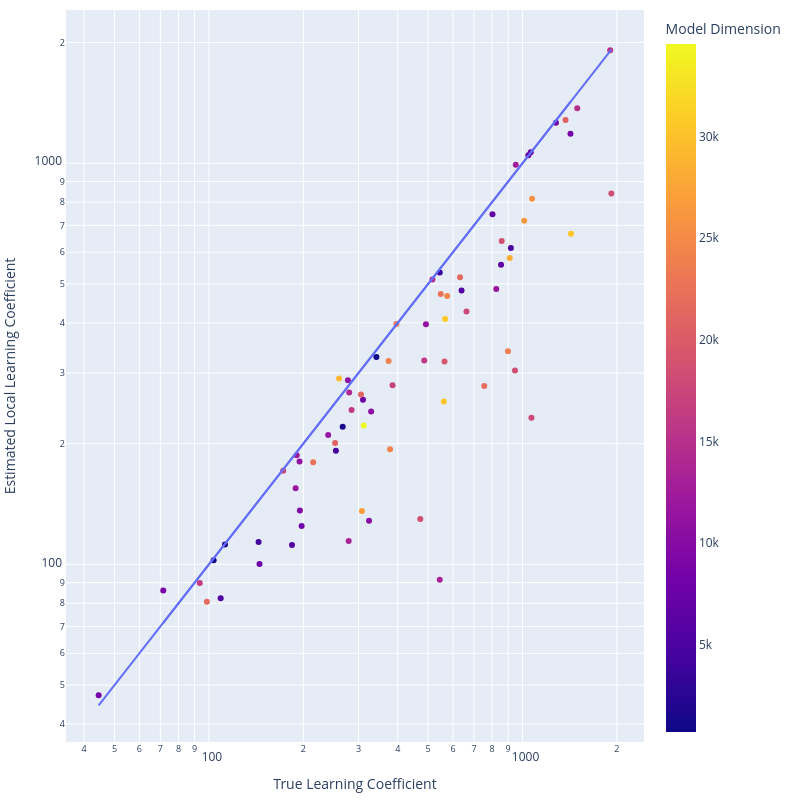

The cell this chart's notebook holds for it:
### Code cell
df = df_data
fig = px.scatter(
    df, 
    x="true_lambda", 
    y="lambdahat_with_burnin", 
    # color="functional_rank",
    # color="true_multiplicity",
    # color="avg_width",
    color="model_dim",
    # color="num_layers",
    # size="num_layers",
    # size="true_rank",
    labels={
        "true_lambda": "True Learning Coefficient",
        "lambdahat": "Estimated Local Learning Coefficient",
        "model_dim": "Model Dimension",
        "num_layers": "Number of Layers",
        "true_rank": "True Rank"
    },
    # title="Scatter Plot of True Lambda vs Lambdahat"
)

# Add the y=x line
sorted_true_lambda = sorted(df["true_lambda"])
fig.add_trace(
    px.line(
        x=sorted_true_lambda, 
        y=sorted_true_lambda
    ).data[0]
)

# Update the layout
fig.update_layout(
    xaxis_title="True Learning Coefficient",
    yaxis_title="Estimated Local Learning Coefficient",
    legend_title="Legend",
    margin=dict(l=40, r=10, t=10, b=40),
    width=800,
    height=800, 
    yaxis_type="log", 
    xaxis_type="log",

)

fileprefix = f"lambdahat_vs_lambda_with_modeldim_{EXPT_NAME}"
pio.write_html(fig, f'./outputs/images/{fileprefix}.html')
pio.write_image(fig, f"./outputs/images/{fileprefix}.png")
# ! open $filepath
fig

### Figure 1 — Plotly figure (JSON) as saved in the notebook; plotly's stock layout.template omitted (floating-point values rounded to 4 significant figures)
{"data": [{"hovertemplate": "True Learning Coefficient=%{x}<br>lambdahat_with_burnin=%{y}<br>Model Dimension=%{marker.color}<extra></extra>", "legendgroup": "", "marker": {"color": [12073, 8886, 34537, 4334, 5476, 10386, 20700, 16396, 22856, 19408, 18705, 30294, 8512, 10624, 26763, 12637, 5485, 6956, 20713, 8562, 10592, 11875, 13315, 16145, 30708, 7806, 17169, null, 3615, 21459, 768, 29229, 4604, 11150, 21671, 26439, 28365, 24516, 10830, 23725, 14740, 9783, 11580, 8359, 18354, 7637, 4617, 22074, 7505, 24086, 1666, 8031, 14012, 17567, 18392, 17811, 1713, 6791, 14611, 30160, 15193, 720, 7008, 24124, 18353, 17710, 11445, 22642, 5336, 13345, 22374, 15986, 25624, 21063], "coloraxis": "coloraxis", "symbol": "circle"}, "mode": "markers", "name": "", "orientation": "v", "showlegend": false, "type": "scatter", "x": [190.5, 71.5, 311.5, 254, 184, 324, 252.5, 93.5, 396, 564, 858, 1428.0, 1422, 329, 307.5, 951.5, 639, 1044, 1371, 1278, 277.5, 189, 544.5, 285, 566.5, 145, 385, null, 544.5, 632, 103.5, 260, 144, 492, 98.5, 1012.0, 910.5, 575, 194.5, 898.5, 1494.0, 195, 240, 44.5, 1920.0, 310, 918, 755, 1062, 374, 112.5, 197.5, 280, 172.5, 472, 1068.0, 267, 854, 516, 561, 1903, 342, 802, 378, 946, 662.5, 824.5, 548.5, 109, 279, 215, 486, 1072.0, 305.5], "xaxis": "x", "y": [187.0, 86.12, 221.8, 191.8, 111.8, 128.4, 200.8, 89.85, 397.2, 320.4, 639.9, 667.0, 1184.0, 240.5, 135.9, 990.7, 482.0, 1047.0, 1281.0, 1261.0, 287.9, 154.8, 91.51, 242.5, 409.0, 100.2, 279.6, 109.0, 534.5, 519.7, 102.3, 290.4, 113.6, 396.6, 80.67, 718.6, 580.4, 466.5, 180.4, 340.0, 1370.0, 136.2, 210.1, 47.17, 840.3, 257.3, 614.6, 278.3, 1065.0, 321.1, 112.1, 124.7, 268.1, 171.2, 129.8, 232.1, 220.5, 558.0, 513.3, 254.8, 1912.0, 328.7, 746.2, 193.5, 304.2, 426.8, 485.9, 472.3, 82.3, 114.3, 179.7, 322.3, 815.2, 265.2], "yaxis": "y"}, {"hovertemplate": "x=%{x}<br>y=%{y}<extra></extra>", "legendgroup": "", "line": {"color": "#636efa", "dash": "solid"}, "marker": {"symbol": "circle"}, "mode": "lines", "name": "", "orientation": "v", "showlegend": false, "type": "scatter", "x": [71.5, 93.5, 98.5, 103.5, 144, 145, 184, 189, 190.5, 252.5, 254, 260, 277.5, 285, 307.5, 311.5, 324, 329, 385, 396, 492, 544.5, 544.5, 564, 566.5, 632, 639, 858, 910.5, 951.5, 1012.0, 1044, 1278, 1371, 1422, 1428.0, null, 44.5, 109, 112.5, 172.5, 194.5, 195, 197.5, 215, 240, 267, 279, 280, 305.5, 310, 342, 374, 378, 472, 486, 516, 548.5, 561, 575, 662.5, 755, 802, 824.5, 854, 898.5, 918, 946, 1062, 1068.0, 1072.0, 1494.0, 1903, 1920.0], "xaxis": "x", "y": [71.5, 93.5, 98.5, 103.5, 144, 145, 184, 189, 190.5, 252.5, 254, 260, 277.5, 285, 307.5, 311.5, 324, 329, 385, 396, 492, 544.5, 544.5, 564, 566.5, 632, 639, 858, 910.5, 951.5, 1012.0, 1044, 1278, 1371, 1422, 1428.0, null, 44.5, 109, 112.5, 172.5, 194.5, 195, 197.5, 215, 240, 267, 279, 280, 305.5, 310, 342, 374, 378, 472, 486, 516, 548.5, 561, 575, 662.5, 755, 802, 824.5, 854, 898.5, 918, 946, 1062, 1068.0, 1072.0, 1494.0, 1903, 1920.0], "yaxis": "y"}], "layout": {"coloraxis": {"colorbar": {"title": {"text": "Model Dimension"}}, "colorscale": [[0, "#0d0887"], [0.1111, "#46039f"], [0.2222, "#7201a8"], [0.3333, "#9c179e"], [0.4444, "#bd3786"], [0.5556, "#d8576b"], [0.6667, "#ed7953"], [0.7778, "#fb9f3a"], [0.8889, "#fdca26"], [1, "#f0f921"]]}, "height": 800, "legend": {"title": {"text": "Legend"}, "tracegroupgap": 0}, "margin": {"b": 40, "l": 40, "r": 10, "t": 10}, "width": 800, "xaxis": {"anchor": "y", "domain": [0, 1], "title": {"text": "True Learning Coefficient"}, "type": "log"}, "yaxis": {"anchor": "x", "domain": [0, 1], "title": {"text": "Estimated Local Learning Coefficient"}, "type": "log"}}}
